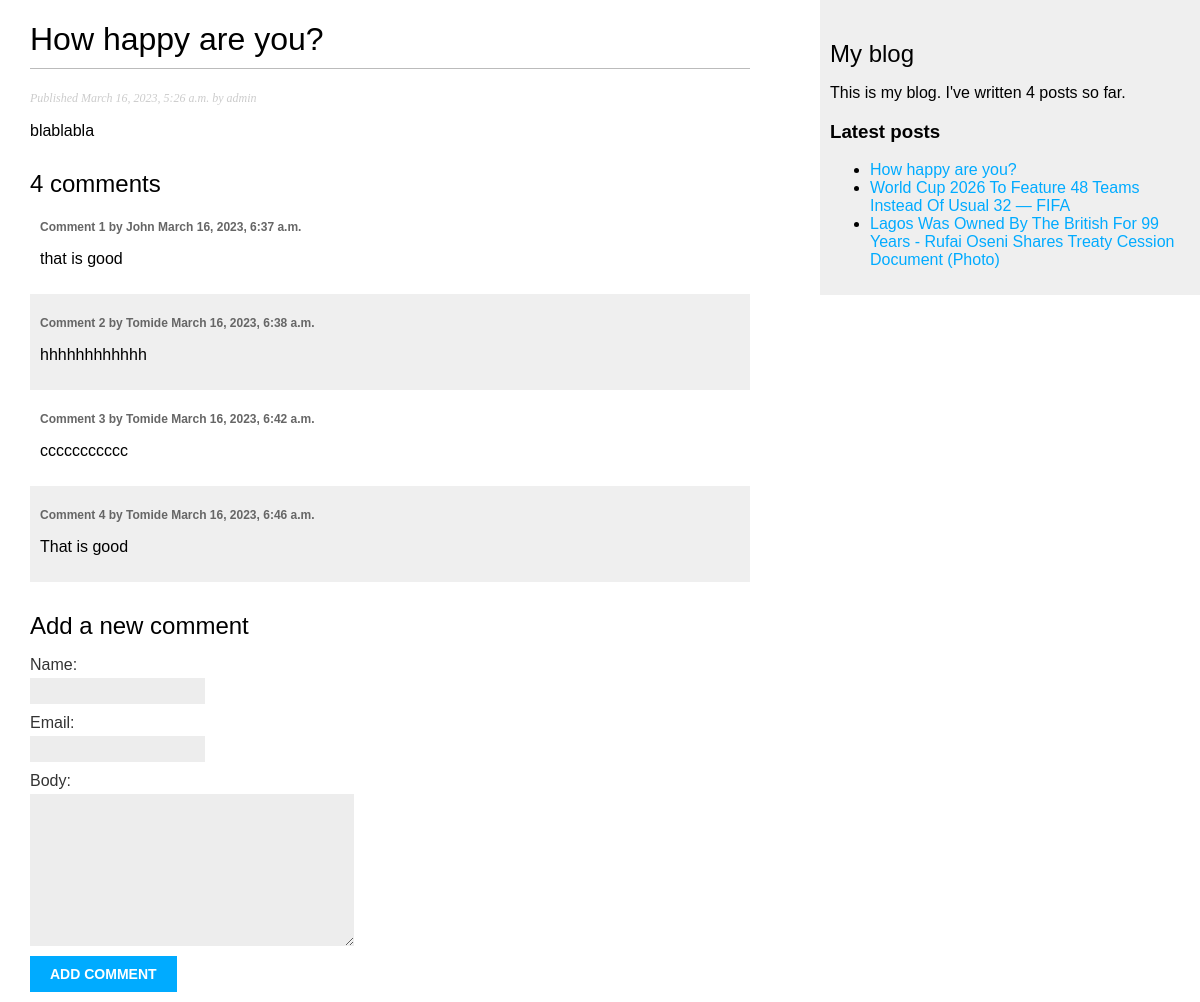
Screenshot of /blog/2023/3/16/how-happy-are-you/ with the database file from the repository.
### blog/models.py (models this page shows, shortened)
class Post(models.Model):
    class Status(models.TextChoices):
        DRAFT = 'DF', 'Draft'
        PUBLISHED = 'PB', 'Published'
    title = models.CharField(max_length=250)
    slug = models.SlugField(max_length=250, unique_for_date='publish')
    author = models.ForeignKey(User, on_delete=models.CASCADE, related_name='blog_posts')
    body = models.TextField()
    publish = models.DateTimeField(default=timezone.now)
    created = models.DateTimeField(auto_now_add=True)
    updated = models.DateTimeField(auto_now=True)
    status = models.CharField(max_length=2, choices=Status.choices, default=Status.DRAFT)
    objects = models.Manager()
    published = PublishedManager()
    class Meta:
        ordering = ['-publish']
        indexes = [
            models.Index(fields=['-publish'])
        ]
    def get_absolute_url(self):
        return reverse('blog:post_detail', args=[
                                                self.publish.year,
                                                self.publish.month,
                                                self.publish.day,
                                                self.slug
        ])

class Comment(models.Model):
    post = models.ForeignKey(Post,
                             on_delete=models.CASCADE,
                             related_name='comments')
    name = models.CharField(max_length=80)
    email = models.EmailField()
    body = models.TextField()
    created = models.DateTimeField(auto_now_add=True)
    updated = models.DateTimeField(auto_now=True)
    active = models.BooleanField(default=True)
    class Meta:
        ordering = ['created']
        indexes = [
            models.Index(fields=['created']),
        ]

### blog/views.py (the view)
# urls.py: path('<int:year>/<int:month>/<int:day>/<slug:post>/', views.post_detail, name='post_detail'),
def post_detail(request, year, month, day, post):
    post = get_object_or_404(Post, status=Post.Status.PUBLISHED,
                                            slug=post,
                                            publish__year=year,
                                            publish__month=month,
                                            publish__day=day)
    comments = post.comments.filter(active=True)
    form = CommentForm()
    return render(request, 'blog/post/detail.html', {'post': post, 'comments': comments, 'form': form})

### blog/forms.py
class CommentForm(forms.ModelForm):
    class Meta:
        model = Comment
        fields = ['name', 'email', 'body']

### blog/templatetags/blog_tags.py (called while the page is built)
@register.simple_tag
def total_posts():
    return Post.published.count()

@register.inclusion_tag('blog/post/latest_posts.html')
def show_latest_posts(count=5):
    latest_posts = Post.published.order_by('-publish')[:count]
    return {'latest_posts': latest_posts}

### blog/templates/blog/post/detail.html (shortened to what this page needs)
{% extends "blog/base.html" %}
{% block content %}
    <h1>{{ post.title }}</h1>
    <p class="date">
        Published {{ post.publish }} by {{ post.author }}
    </p>
    {{ post.body|linebreaks }}
    {% with comments.count as total_comments %}
    <h2>
      {{ total_comments }} comment{{ total_comments|pluralize }}
    </h2>
  {% endwith %}
  {% for comment in comments %}
    <div class="comment">
      <p class="info">
        Comment {{ forloop.counter }} by {{ comment.name }}
        {{ comment.created }}
      </p>
      {{ comment.body|linebreaks }}
    </div>
  {% empty %}
    <p>There are no comments yet.</p>
  {% endfor %}
  {% include "blog/post/includes/comment_form.html" %}
{% endblock %}

### blog/templates/blog/base.html (shortened to what this page needs)
{% load blog_tags %}
{% load static %}
<!DOCTYPE html>
<html>
    <head>
        <link href="{% static "css/blog.css" %}" rel="stylesheet">
    </head>
    <body>
        <div id="content">
            {% block content %}
            {% endblock %}
        </div>
        <div id="sidebar">
            <h2>My blog</h2>
            <p>
                This is my blog.
                I've written {% total_posts %} posts so far.
            </p>
            <h3>Latest posts</h3>
            {% show_latest_posts 3 %}
        </div>
    </body>
</html>

### blog/templates/blog/post/includes/comment_form.html (shortened to what this page needs)
<h2>Add a new comment</h2>
<form action="{% url "blog:post_comment" post.id %}" method="post">
  {{ form.as_p }}
  <p><input type="submit" value="Add comment"></p>
</form>

### blog/templates/blog/post/latest_posts.html
<ul>
    {% for post in latest_posts %}
    <li>
        <a href="{{ post.get_absolute_url }}">{{ post.title }}</a>
    </li>
    {% endfor %}
</ul>

### blog/static/css/blog.css (style rules this page uses)
body { margin:0; padding:0; font-family:helvetica, sans-serif; }
a { color:#00abff; text-decoration:none; }
h1 { font-weight:normal; border-bottom:1px solid #bbb; padding:0 0 10px 0; }
h2 { font-weight:normal; margin:30px 0 0; }
#content { float:left; width:60%; padding:0 0 0 30px; }
#sidebar { float:right; width:30%; padding:10px; background:#efefef; height:100%; }
p.date { color:#ccc; font-family: georgia, serif; font-size: 12px; font-style: italic; }
label { float:left; clear:both; color:#333; margin-bottom:4px; }
input, textarea { clear:both; float:left; margin:0 0 10px; background:#ededed; border:0; padding:6px 10px; font-size:12px; }
input[type=submit] { font-weight:bold; background:#00abff; color:#fff; padding:10px 20px; font-size:14px; text-transform:uppercase; }
.comment { padding:10px; }
.comment:nth-child(even) { background:#efefef; }
.comment .info { font-weight:bold; font-size:12px; color:#666; }

### rows the page displays
Post: title "How happy are you?", publish "March 16, 2023, 5:26 a.m.", author "admin", body "blablabla"
Comment: name "John", created "March 16, 2023, 6:37 a.m.", body "that is good"
Comment: name "Tomide", created "March 16, 2023, 6:38 a.m.", body "hhhhhhhhhhhh"
Comment: name "Tomide", created "March 16, 2023, 6:42 a.m.", body "ccccccccccc"
Comment: name "Tomide", created "March 16, 2023, 6:46 a.m.", body "That is good"
Post: title "World Cup 2026 To Feature 48 Teams Instead Of Usual 32 — FIFA"
Post: title "Lagos Was Owned By The British For 99 Years - Rufai Oseni Shares Treaty Cession Document (Photo)"

### other values shown
{{ total_comments }} "4"
